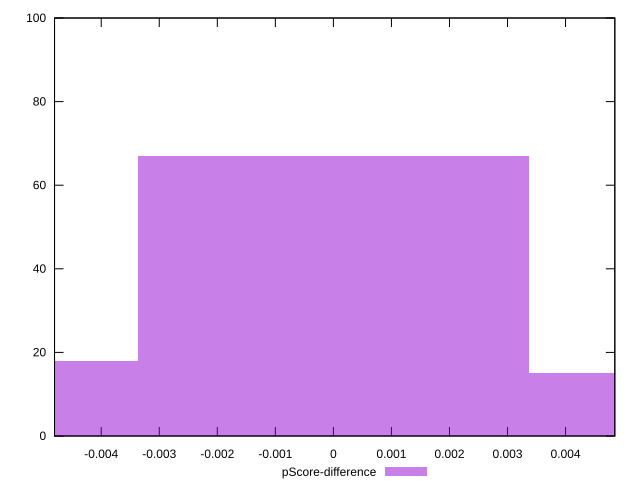

The gnuplot source for this figure:
reset

$pScoreDifference <<EOF
0 67
0.006746203786834067 15
-0.006746203786834067 18
EOF

set key outside below
set boxwidth 0.006746203786834067
set xrange [-0.004804373126645278:0.004848616406234352]
set yrange [0:100]
set trange [0:100]
set style fill transparent solid 0.5 noborder
set terminal svg size 640, 490 enhanced background rgb 'white'
set output "report_00017_2021-02-10T15-08-03.406Z/bootup-time/samples/pages+cached/pScore-difference/histogram.svg"

plot $pScoreDifference title "pScore-difference" with boxes

reset
